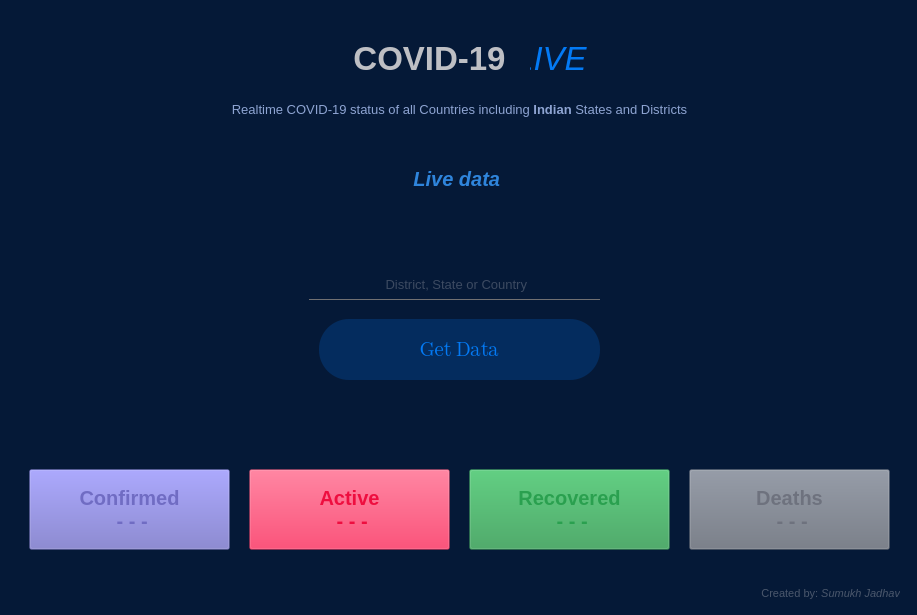
<?xml version="1.0" encoding="UTF-8"?>
<ui version="4.0">
 <class>COVID19_Updater</class>
 <widget class="QMainWindow" name="COVID19_Updater">
  <property name="geometry">
   <rect>
    <x>0</x>
    <y>0</y>
    <width>917</width>
    <height>615</height>
   </rect>
  </property>
  <property name="minimumSize">
   <size>
    <width>917</width>
    <height>615</height>
   </size>
  </property>
  <property name="maximumSize">
   <size>
    <width>917</width>
    <height>615</height>
   </size>
  </property>
  <property name="font">
   <font>
    <italic>false</italic>
   </font>
  </property>
  <property name="windowTitle">
   <string>Live COVID-19 Updater</string>
  </property>
  <property name="styleSheet">
   <string notr="true">background-color: rgb(5, 25, 55);</string>
  </property>
  <widget class="QWidget" name="centralwidget">
   <layout class="QGridLayout" name="gridLayout">
    <item row="0" column="0">
     <widget class="QFrame" name="frame">
      <property name="maximumSize">
       <size>
        <width>16777215</width>
        <height>16777215</height>
       </size>
      </property>
      <property name="styleSheet">
       <string notr="true">QFrame{
	
	
	background-color: rgb(5, 25, 55);

	border-radius: 10px
}</string>
      </property>
      <property name="frameShape">
       <enum>QFrame::StyledPanel</enum>
      </property>
      <property name="frameShadow">
       <enum>QFrame::Raised</enum>
      </property>
      <widget class="QLabel" name="Title">
       <property name="geometry">
        <rect>
         <x>10</x>
         <y>20</y>
         <width>921</width>
         <height>61</height>
        </rect>
       </property>
       <property name="font">
        <font>
         <family>Segoe UI</family>
         <pointsize>25</pointsize>
        </font>
       </property>
       <property name="styleSheet">
        <string notr="true">color: rgb(3, 122, 245);
lable.adjustSize();</string>
       </property>
       <property name="text">
        <string>&lt;strong&gt;COVID-1&lt;/strong&gt; &lt;i&gt;LIVE&lt;/i&gt;</string>
       </property>
       <property name="alignment">
        <set>Qt::AlignCenter</set>
       </property>
      </widget>
      <widget class="QLabel" name="Description">
       <property name="geometry">
        <rect>
         <x>-10</x>
         <y>70</y>
         <width>921</width>
         <height>61</height>
        </rect>
       </property>
       <property name="font">
        <font>
         <family>Segoe UI</family>
         <pointsize>10</pointsize>
        </font>
       </property>
       <property name="styleSheet">
        <string notr="true">color: #8ea4d2</string>
       </property>
       <property name="text">
        <string>&lt;html&gt;&lt;head/&gt;&lt;body&gt;&lt;p&gt;Realtime COVID-19 status of all Countries including &lt;span style=&quot; font-weight:600;&quot;&gt;Indian&lt;/span&gt; States and Districts&lt;/p&gt;&lt;/body&gt;&lt;/html&gt;</string>
       </property>
       <property name="textFormat">
        <enum>Qt::MarkdownText</enum>
       </property>
       <property name="alignment">
        <set>Qt::AlignCenter</set>
       </property>
       <property name="wordWrap">
        <bool>true</bool>
       </property>
      </widget>
      <widget class="QLabel" name="AuthorName">
       <property name="geometry">
        <rect>
         <x>730</x>
         <y>570</y>
         <width>161</width>
         <height>21</height>
        </rect>
       </property>
       <property name="font">
        <font>
         <family>Segoe UI</family>
         <pointsize>8</pointsize>
        </font>
       </property>
       <property name="cursor">
        <cursorShape>IBeamCursor</cursorShape>
       </property>
       <property name="styleSheet">
        <string notr="true">color: rgba(190, 191, 196,95);</string>
       </property>
       <property name="text">
        <string>&lt;html&gt;&lt;head/&gt;&lt;body&gt;&lt;p&gt;Created by: &lt;span style=&quot; font-style:italic;&quot;&gt;Sumukh Jadhav&lt;/span&gt;&lt;/p&gt;&lt;/body&gt;&lt;/html&gt;</string>
       </property>
       <property name="textFormat">
        <enum>Qt::MarkdownText</enum>
       </property>
       <property name="alignment">
        <set>Qt::AlignBottom|Qt::AlignRight|Qt::AlignTrailing</set>
       </property>
       <property name="wordWrap">
        <bool>true</bool>
       </property>
       <property name="textInteractionFlags">
        <set>Qt::LinksAccessibleByMouse|Qt::TextSelectableByMouse</set>
       </property>
      </widget>
      <widget class="QPushButton" name="UpdataData">
       <property name="geometry">
        <rect>
         <x>310</x>
         <y>310</y>
         <width>281</width>
         <height>61</height>
        </rect>
       </property>
       <property name="font">
        <font>
         <family>Segoe UI Emoji</family>
         <pointsize>15</pointsize>
         <weight>50</weight>
         <italic>false</italic>
         <bold>false</bold>
         <underline>false</underline>
         <strikeout>false</strikeout>
        </font>
       </property>
       <property name="focusPolicy">
        <enum>Qt::StrongFocus</enum>
       </property>
       <property name="layoutDirection">
        <enum>Qt::LeftToRight</enum>
       </property>
       <property name="styleSheet">
        <string notr="true">QPushButton {
	background-color: rgba(0, 122, 255,50);
	color: rgb(3, 122, 245);
	border-radius: 30px;
}

QPushButton:hover {
	background-color: rgba(0, 122, 255,45);

}
QPushButton:pressed {
	background-color: rgba(0, 122, 255,40);

}</string>
       </property>
       <property name="text">
        <string>Get Data</string>
       </property>
       <property name="checkable">
        <bool>false</bool>
       </property>
      </widget>
      <widget class="QPushButton" name="Confirmed">
       <property name="geometry">
        <rect>
         <x>20</x>
         <y>460</y>
         <width>201</width>
         <height>81</height>
        </rect>
       </property>
       <property name="font">
        <font>
         <family>Helvetica LT Std</family>
         <pointsize>15</pointsize>
         <weight>75</weight>
         <italic>false</italic>
         <bold>true</bold>
         <underline>false</underline>
         <strikeout>false</strikeout>
         <kerning>true</kerning>
        </font>
       </property>
       <property name="focusPolicy">
        <enum>Qt::StrongFocus</enum>
       </property>
       <property name="layoutDirection">
        <enum>Qt::LeftToRight</enum>
       </property>
       <property name="styleSheet">
        <string notr="true">
background-color: rgba(112,108,195,50);

color: rgb(112,108,195);


</string>
       </property>
       <property name="text">
        <string>Confirmed
 - - -</string>
       </property>
       <property name="checkable">
        <bool>false</bool>
       </property>
      </widget>
      <widget class="QPushButton" name="Active">
       <property name="geometry">
        <rect>
         <x>240</x>
         <y>460</y>
         <width>201</width>
         <height>81</height>
        </rect>
       </property>
       <property name="font">
        <font>
         <family>Helvetica LT Std</family>
         <pointsize>15</pointsize>
         <weight>75</weight>
         <italic>false</italic>
         <bold>true</bold>
         <underline>false</underline>
         <strikeout>false</strikeout>
        </font>
       </property>
       <property name="focusPolicy">
        <enum>Qt::StrongFocus</enum>
       </property>
       <property name="layoutDirection">
        <enum>Qt::LeftToRight</enum>
       </property>
       <property name="styleSheet">
        <string notr="true">
background-color: rgba(238, 14, 63,50);

color: rgb(238, 14, 63);


</string>
       </property>
       <property name="text">
        <string>Active
 - - -</string>
       </property>
       <property name="checkable">
        <bool>false</bool>
       </property>
      </widget>
      <widget class="QPushButton" name="Recovered">
       <property name="geometry">
        <rect>
         <x>460</x>
         <y>460</y>
         <width>201</width>
         <height>81</height>
        </rect>
       </property>
       <property name="font">
        <font>
         <family>Helvetica LT Std</family>
         <pointsize>15</pointsize>
         <weight>75</weight>
         <italic>false</italic>
         <bold>true</bold>
         <underline>false</underline>
         <strikeout>false</strikeout>
        </font>
       </property>
       <property name="focusPolicy">
        <enum>Qt::StrongFocus</enum>
       </property>
       <property name="layoutDirection">
        <enum>Qt::LeftToRight</enum>
       </property>
       <property name="styleSheet">
        <string notr="true">background-color: rgba(46, 155, 80,50);
color: rgb(42, 160, 79);


</string>
       </property>
       <property name="text">
        <string>Recovered
 - - -</string>
       </property>
       <property name="checkable">
        <bool>false</bool>
       </property>
      </widget>
      <widget class="QPushButton" name="Deaths">
       <property name="geometry">
        <rect>
         <x>680</x>
         <y>460</y>
         <width>201</width>
         <height>81</height>
        </rect>
       </property>
       <property name="font">
        <font>
         <family>Helvetica LT Std</family>
         <pointsize>15</pointsize>
         <weight>75</weight>
         <italic>false</italic>
         <bold>true</bold>
         <underline>false</underline>
         <strikeout>false</strikeout>
        </font>
       </property>
       <property name="focusPolicy">
        <enum>Qt::StrongFocus</enum>
       </property>
       <property name="layoutDirection">
        <enum>Qt::LeftToRight</enum>
       </property>
       <property name="styleSheet">
        <string notr="true">background-color: rgba(110, 116, 128,50);
color: rgb(110, 114, 126);

</string>
       </property>
       <property name="text">
        <string>Deaths
 - - -</string>
       </property>
       <property name="checkable">
        <bool>false</bool>
       </property>
      </widget>
      <widget class="QPushButton" name="UpdataData_2">
       <property name="geometry">
        <rect>
         <x>0</x>
         <y>410</y>
         <width>901</width>
         <height>41</height>
        </rect>
       </property>
       <property name="font">
        <font>
         <family>Gravity</family>
         <pointsize>15</pointsize>
         <weight>75</weight>
         <italic>true</italic>
         <bold>true</bold>
         <underline>false</underline>
         <strikeout>false</strikeout>
        </font>
       </property>
       <property name="focusPolicy">
        <enum>Qt::StrongFocus</enum>
       </property>
       <property name="layoutDirection">
        <enum>Qt::LeftToRight</enum>
       </property>
       <property name="styleSheet">
        <string notr="true">

color: rgb(169, 206, 244);
border-radius: 30px;

</string>
       </property>
       <property name="text">
        <string/>
       </property>
       <property name="checkable">
        <bool>false</bool>
       </property>
      </widget>
      <widget class="QLabel" name="Title_2">
       <property name="geometry">
        <rect>
         <x>-10</x>
         <y>140</y>
         <width>921</width>
         <height>61</height>
        </rect>
       </property>
       <property name="font">
        <font>
         <family>Segoe UI</family>
         <pointsize>15</pointsize>
         <underline>false</underline>
        </font>
       </property>
       <property name="styleSheet">
        <string notr="true">color: #2f85dc;
lable.adjustSize();</string>
       </property>
       <property name="text">
        <string>&lt;i&gt;&lt;strong&gt;Live data&lt;/strong&gt; &lt;/i&gt;</string>
       </property>
       <property name="alignment">
        <set>Qt::AlignCenter</set>
       </property>
      </widget>
      <widget class="QLineEdit" name="lineEdit">
       <property name="geometry">
        <rect>
         <x>300</x>
         <y>260</y>
         <width>291</width>
         <height>31</height>
        </rect>
       </property>
       <property name="font">
        <font>
         <pointsize>10</pointsize>
         <italic>false</italic>
         <underline>false</underline>
        </font>
       </property>
       <property name="styleSheet">
        <string notr="true">background:transparent;
border:none;
color: rgba(190, 191, 196,150);
border-bottom:1px solid #717072;</string>
       </property>
       <property name="inputMask">
        <string/>
       </property>
       <property name="text">
        <string/>
       </property>
       <property name="alignment">
        <set>Qt::AlignCenter</set>
       </property>
       <property name="placeholderText">
        <string> District, State or Country</string>
       </property>
      </widget>
      <widget class="QLabel" name="Title_3">
       <property name="geometry">
        <rect>
         <x>0</x>
         <y>540</y>
         <width>901</width>
         <height>61</height>
        </rect>
       </property>
       <property name="font">
        <font>
         <family>Segoe UI</family>
         <pointsize>15</pointsize>
         <weight>75</weight>
         <italic>true</italic>
         <bold>true</bold>
         <underline>false</underline>
        </font>
       </property>
       <property name="styleSheet">
        <string notr="true">color: rgb(238, 14, 63);
lable.adjustSize();</string>
       </property>
       <property name="text">
        <string>&lt;i&gt;&lt;strong&gt;&lt;/strong&gt; &lt;/i&gt;</string>
       </property>
       <property name="alignment">
        <set>Qt::AlignCenter</set>
       </property>
      </widget>
      <widget class="QLabel" name="Title_4">
       <property name="geometry">
        <rect>
         <x>320</x>
         <y>20</y>
         <width>201</width>
         <height>61</height>
        </rect>
       </property>
       <property name="font">
        <font>
         <family>Segoe UI</family>
         <pointsize>25</pointsize>
        </font>
       </property>
       <property name="styleSheet">
        <string notr="true">color: rgb(190, 191, 196);</string>
       </property>
       <property name="text">
        <string>&lt;strong&gt;COVID-19&lt;/strong&gt;</string>
       </property>
       <property name="alignment">
        <set>Qt::AlignCenter</set>
       </property>
      </widget>
      <zorder>Title_3</zorder>
      <zorder>Title</zorder>
      <zorder>Description</zorder>
      <zorder>AuthorName</zorder>
      <zorder>UpdataData</zorder>
      <zorder>Confirmed</zorder>
      <zorder>Active</zorder>
      <zorder>Recovered</zorder>
      <zorder>Deaths</zorder>
      <zorder>UpdataData_2</zorder>
      <zorder>Title_2</zorder>
      <zorder>lineEdit</zorder>
      <zorder>Title_4</zorder>
     </widget>
    </item>
   </layout>
  </widget>
 </widget>
 <resources/>
 <connections/>
</ui>
